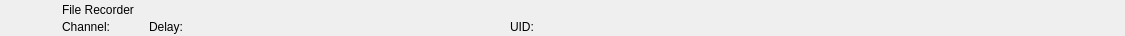
<?xml version="1.0" encoding="UTF-8"?>
<ui version="4.0">
 <class>RundownFileRecorderWidget</class>
 <widget class="QWidget" name="RundownFileRecorderWidget">
  <property name="geometry">
   <rect>
    <x>0</x>
    <y>0</y>
    <width>1125</width>
    <height>36</height>
   </rect>
  </property>
  <layout class="QHBoxLayout" name="horizontalLayout">
   <property name="spacing">
    <number>0</number>
   </property>
   <property name="leftMargin">
    <number>0</number>
   </property>
   <property name="topMargin">
    <number>0</number>
   </property>
   <property name="rightMargin">
    <number>0</number>
   </property>
   <property name="bottomMargin">
    <number>0</number>
   </property>
   <item>
    <widget class="QFrame" name="frameItem">
     <property name="sizePolicy">
      <sizepolicy hsizetype="Preferred" vsizetype="Fixed">
       <horstretch>0</horstretch>
       <verstretch>0</verstretch>
      </sizepolicy>
     </property>
     <property name="minimumSize">
      <size>
       <width>0</width>
       <height>36</height>
      </size>
     </property>
     <widget class="QLabel" name="labelIcon">
      <property name="geometry">
       <rect>
        <x>22</x>
        <y>2</y>
        <width>32</width>
        <height>32</height>
       </rect>
      </property>
      <property name="text">
       <string/>
      </property>
      <property name="pixmap">
       <pixmap resource="../Widgets.qrc">:/Graphics/Images/FileRecorder.png</pixmap>
      </property>
      <property name="scaledContents">
       <bool>true</bool>
      </property>
     </widget>
     <widget class="QLabel" name="labelLabel">
      <property name="geometry">
       <rect>
        <x>62</x>
        <y>2</y>
        <width>533</width>
        <height>16</height>
       </rect>
      </property>
      <property name="text">
       <string>File Recorder</string>
      </property>
     </widget>
     <widget class="QLabel" name="labelColor">
      <property name="geometry">
       <rect>
        <x>0</x>
        <y>0</y>
        <width>18</width>
        <height>36</height>
       </rect>
      </property>
      <property name="text">
       <string/>
      </property>
     </widget>
     <widget class="QLabel" name="labelGroupColor">
      <property name="geometry">
       <rect>
        <x>0</x>
        <y>0</y>
        <width>6</width>
        <height>36</height>
       </rect>
      </property>
      <property name="text">
       <string/>
      </property>
     </widget>
     <widget class="QLabel" name="labelDevice">
      <property name="geometry">
       <rect>
        <x>241</x>
        <y>19</y>
        <width>260</width>
        <height>16</height>
       </rect>
      </property>
      <property name="text">
       <string></string>
      </property>
     </widget>
     <widget class="QLabel" name="labelChannel">
      <property name="geometry">
       <rect>
        <x>62</x>
        <y>19</y>
        <width>78</width>
        <height>16</height>
       </rect>
      </property>
      <property name="text">
       <string>Channel:</string>
      </property>
     </widget>
     <widget class="QLabel" name="labelDelay">
      <property name="geometry">
       <rect>
        <x>149</x>
        <y>19</y>
        <width>83</width>
        <height>16</height>
       </rect>
      </property>
      <property name="text">
       <string>Delay:</string>
      </property>
     </widget>
     <widget class="QLabel" name="labelRemoteTriggerId">
      <property name="geometry">
       <rect>
        <x>510</x>
        <y>19</y>
        <width>111</width>
        <height>16</height>
       </rect>
      </property>
      <property name="text">
       <string>UID:</string>
      </property>
     </widget>
    </widget>
   </item>
   <item>
    <widget class="QFrame" name="frameStatus">
     <property name="minimumSize">
      <size>
       <width>305</width>
       <height>0</height>
      </size>
     </property>
     <property name="maximumSize">
      <size>
       <width>109</width>
       <height>16777215</height>
      </size>
     </property>
     <widget class="QLabel" name="labelGpiConnected">
      <property name="geometry">
       <rect>
        <x>229</x>
        <y>2</y>
        <width>32</width>
        <height>32</height>
       </rect>
      </property>
      <property name="minimumSize">
       <size>
        <width>32</width>
        <height>32</height>
       </size>
      </property>
      <property name="maximumSize">
       <size>
        <width>32</width>
        <height>32</height>
       </size>
      </property>
      <property name="lineWidth">
       <number>0</number>
      </property>
      <property name="text">
       <string/>
      </property>
      <property name="pixmap">
       <pixmap resource="../Widgets.qrc">:/Graphics/Images/GpiConnected.png</pixmap>
      </property>
      <property name="scaledContents">
       <bool>true</bool>
      </property>
     </widget>
     <widget class="QLabel" name="labelDisconnected">
      <property name="geometry">
       <rect>
        <x>261</x>
        <y>2</y>
        <width>32</width>
        <height>32</height>
       </rect>
      </property>
      <property name="minimumSize">
       <size>
        <width>32</width>
        <height>32</height>
       </size>
      </property>
      <property name="maximumSize">
       <size>
        <width>32</width>
        <height>32</height>
       </size>
      </property>
      <property name="text">
       <string/>
      </property>
      <property name="pixmap">
       <pixmap resource="../Widgets.qrc">:/Graphics/Images/Disconnected.png</pixmap>
      </property>
      <property name="scaledContents">
       <bool>true</bool>
      </property>
     </widget>
     <widget class="QLabel" name="labelActiveColor">
      <property name="geometry">
       <rect>
        <x>297</x>
        <y>0</y>
        <width>8</width>
        <height>36</height>
       </rect>
      </property>
      <property name="minimumSize">
       <size>
        <width>8</width>
        <height>36</height>
       </size>
      </property>
      <property name="maximumSize">
       <size>
        <width>8</width>
        <height>36</height>
       </size>
      </property>
      <property name="text">
       <string/>
      </property>
     </widget>
     <widget class="OscTimeWidget" name="widgetOscTime" native="true">
      <property name="geometry">
       <rect>
        <x>3</x>
        <y>3</y>
        <width>220</width>
        <height>31</height>
       </rect>
      </property>
     </widget>
    </widget>
   </item>
  </layout>
 </widget>
 <customwidgets>
  <customwidget>
   <class>OscTimeWidget</class>
   <extends>QWidget</extends>
   <header>OscTimeWidget.h</header>
   <container>1</container>
  </customwidget>
 </customwidgets>
 <resources>
  <include location="../Widgets.qrc"/>
 </resources>
 <connections/>
 <slots>
  <slot>addToCombo()</slot>
 </slots>
</ui>
